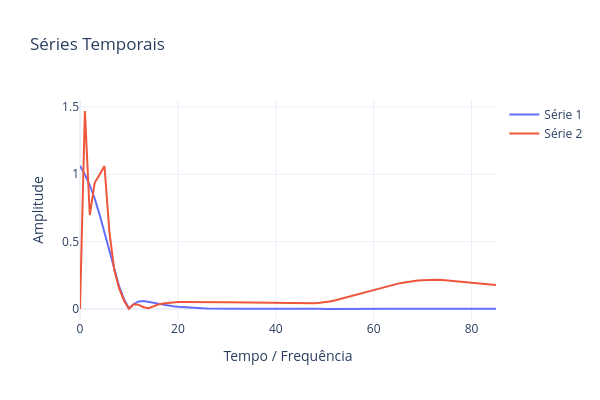
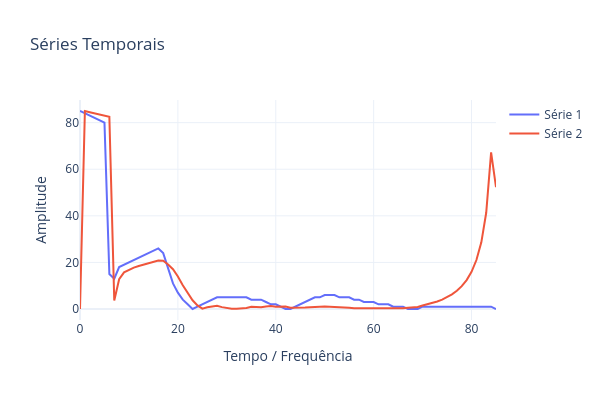
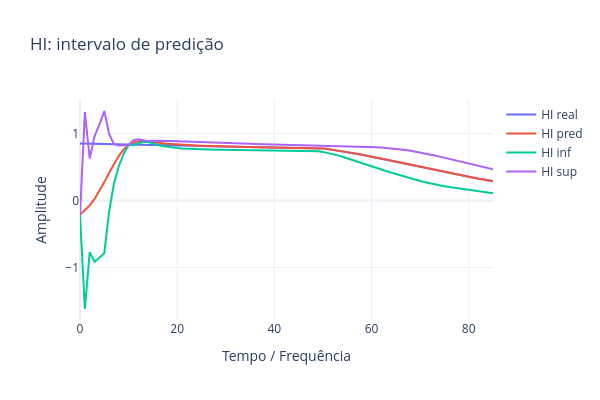
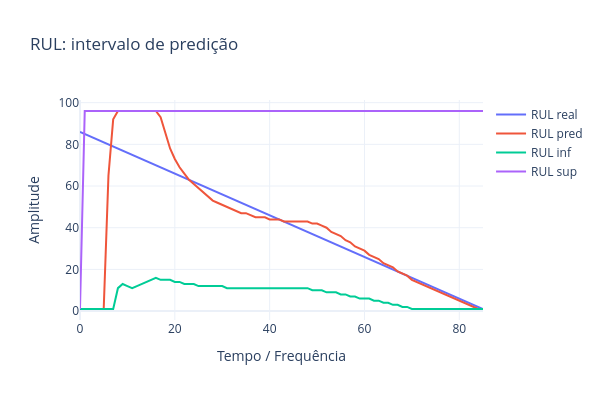

These figures' notebook cell, in order:
### Code cell
PlotSeriesPLY(ySeries=[teda.ehiR_hist,teda.ehiP_hist])
PlotSeriesPLY(ySeries=[teda.erulR_hist,teda.erulP_hist])
# Intervalos de predição: HI (um passo à frente) e RUL
PlotSeriesPLY(ySeries=[teda.hiR, teda.hiP, teda.hiL, teda.hiU], names=['HI real','HI pred','HI inf','HI sup'], title='HI: intervalo de predição')
PlotSeriesPLY(ySeries=[teda.rulR, teda.rulP, teda.rulL, teda.rulU], names=['RUL real','RUL pred','RUL inf','RUL sup'], title='RUL: intervalo de predição')
